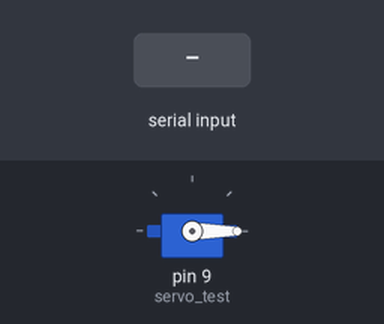
Bench run of a sketch on a simulated Arduino Uno, built with avr-gcc and run on an emulated ATmega328P. Shown: servo. The inputs (shaded band) are chosen by the test bench.

Above: at 1.2 s.
1.3 s: "1" received over Serial
At 2.51 s:
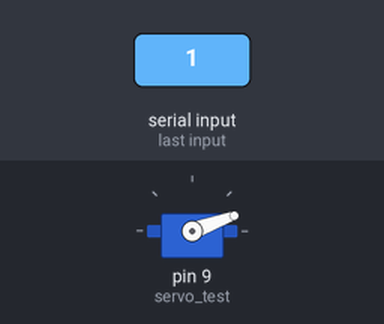
At 3.71 s:
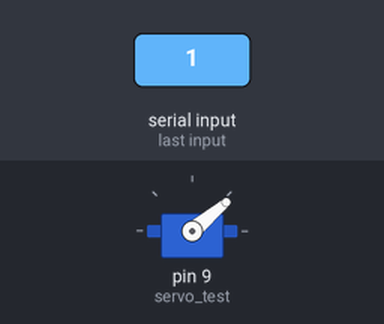
4.3 s: "2" received over Serial
7.3 s: "3" received over Serial
At 7.3 s:
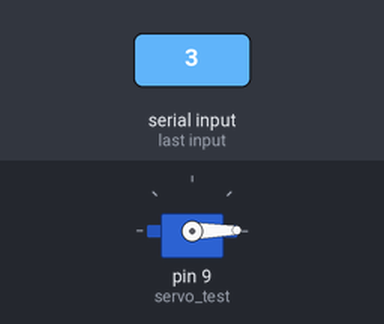
Timing chart, 0 to 10.3 s (numbered marks = the images above; inputs shaded):
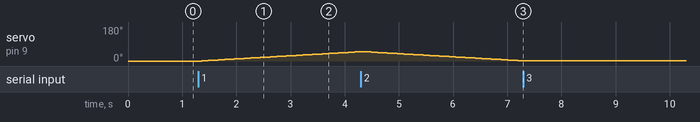

The sketch:

Code.ino
```cpp
//Embedded Final Code

#include <Servo.h>
//https://www.arduino.cc/en/Reference/Servo

Servo servo_test;					//initialize a servo object for the connected servo motor

int angle = 0;

void setup()
{
	Serial.begin(9600);			//set baud rate to 9600
	servo_test.attach(9);		//attach the signal pin of servo to pin 9 of arduino
	servo_test.write(0);
}

void loop()
{
	int data = Serial.read();
	int t = switch_com(data);
}

int switch_com(int data)
{
	switch(data)
	{
		case '1': rotate_left(); break;
		case '2': rotate_right(); break;
		case '3': servo_test.detach(); return 1; break;
		case '4': servo_test.attach(9); break;
	}
	return 0;
}

void rotate_left()
{
	servo_test.attach(9);
	for(; angle <= 180; angle += 1)		//command to move from 0 degrees to 180 degrees
	{
		servo_test.write(angle);				//command to rotate the servo to the specified angle
		int data = Serial.read();
		int t = switch_com(data);
		if(t == 1)
			break;
		delay(60);
	}
}

void rotate_right()
{
	servo_test.attach(9);
	for(; angle >= 1; angle -= 1)			// command to move from 180 degrees to 0 degrees
	{
		servo_test.write(angle);				//command to rotate the servo to the specified angle
		int data = Serial.read();
		int t = switch_com(data);
		if(t == 1)
			break;
		delay(60);
	}
}
```

Measured:
- after the input at 1.3 s, servo on pin 9 (servo_test): moves from 0° to 49° over 2.9 s, starting after 0.06 s
- after the input at 7.3 s, servo on pin 9 (servo_test): stays 1° (without the input it goes to 2° after 0.13 s)
